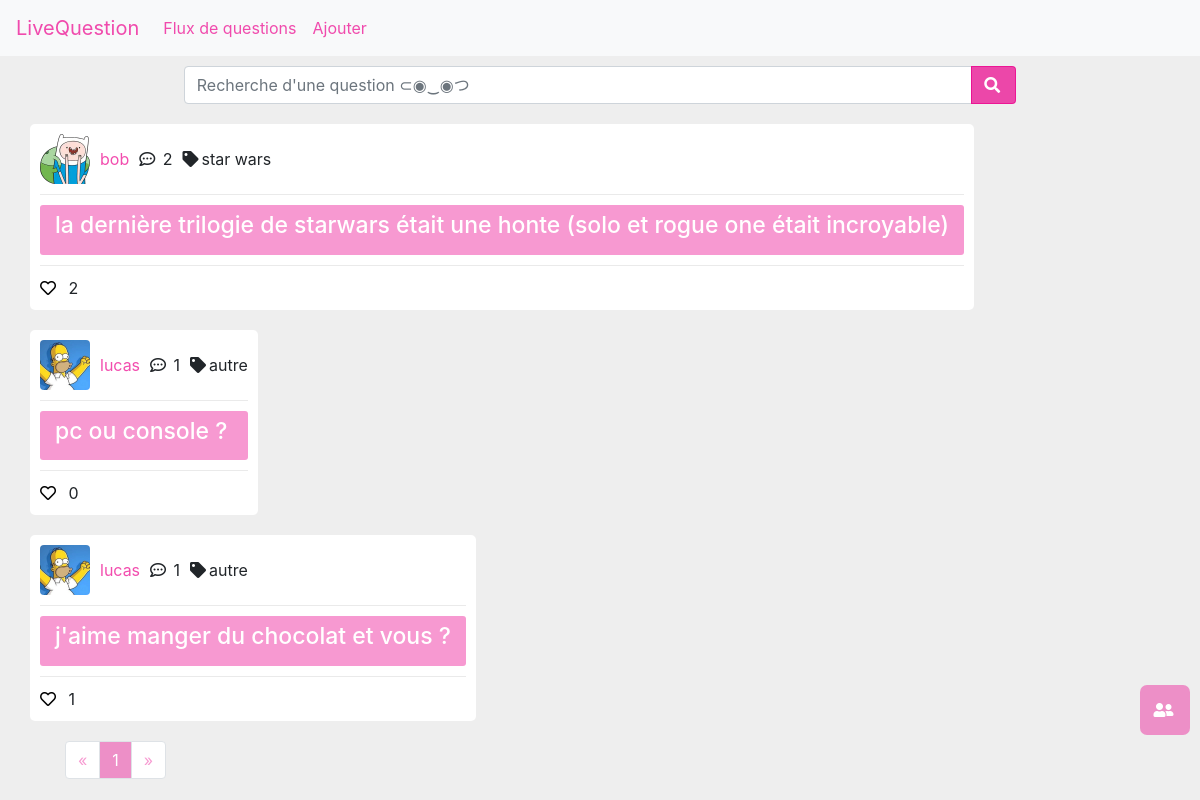
The app's page /home.php with its own data.
### tables this page shows
CREATE TABLE `profil` (
  `Id_profil` int(11) NOT NULL,
  `Pseudo_profil` varchar(255) NOT NULL,
  `Mail_profil` varchar(255) NOT NULL,
  `MotDePasse_profil` varchar(255) NOT NULL,
  `Genre_profil` varchar(50) NOT NULL,
  `#Id_role` int(11) NOT NULL,
  `avatar` varchar(255) NOT NULL DEFAULT 'default.jpg'
);

CREATE TABLE `question` (
  `Id_question` int(11) NOT NULL,
  `Titre_question` varchar(255) NOT NULL,
  `Date_creation_question` datetime DEFAULT NULL,
  `#Id_profil` int(11) DEFAULT NULL,
  `#Id_categorie` int(11) DEFAULT NULL,
  `unique_key` varchar(255) DEFAULT NULL,
  `Visible_question` varchar(535) NOT NULL
);

CREATE TABLE `categorie` (
  `Id_categorie` int(11) NOT NULL,
  `Libelle_categorie` varchar(255) NOT NULL
);

### home.php (called while the page is built)
<?php require_once('./require/header.php')?>
<?php require_once('./require/nav.php')?>
<?php require_once('./require/main.php');?>
<?php require_once('./require/footer.php')?>

### db/req_sql.php (called while the page is built, shortened)
<?php
    function recupNombreQuestions(){
        $connexion = connexionBdd();
        $requete = $connexion->prepare("SELECT COUNT(*) FROM `question` ORDER BY `Date_creation_question` DESC");
        $requete->execute();
        $questions = $requete->fetchAll(\PDO::FETCH_ASSOC);
        return $questions;
    }
    function recupQuestionsLimite($debut,$fin){
        $connexion = connexionBdd();
        $requete = $connexion->prepare("SELECT * FROM `question` ORDER BY `Date_creation_question` DESC LIMIT $debut,$fin");
        $requete->execute();
        $questions = $requete->fetchAll(\PDO::FETCH_ASSOC);
        return $questions;
    }
    function calculeReponseQuestion($info){
        $connexion = connexionBdd();
        $requete = $connexion->prepare('SELECT COUNT(*) FROM reponse WHERE `#Id_question` = :Id_question');
        $requete->bindParam(':Id_question', $idQuestion);
        $idQuestion = $info;
        $requete->execute();
        $nombreReponse = $requete->fetchAll(\PDO::FETCH_ASSOC);
        return $nombreReponse;
    }
    function recupProfils(){
        $connexion = connexionBdd();
        $requete = $connexion->prepare("SELECT * FROM `profil`");
        $requete->execute();
        $profils = $requete->fetchAll(\PDO::FETCH_ASSOC);
        return $profils;
    }
    function recupUneCateg($info){
        $connexion = connexionBdd();
        $requete = $connexion->prepare("SELECT * FROM `categorie` WHERE `Id_categorie` = :Id_categorie");
        $requete->bindParam('Id_categorie', $categorie);
        $categorie = $info;
        $requete->execute();
        $categories = $requete->fetchAll(\PDO::FETCH_ASSOC);
        return $categories;
    }
    function calculeVoteQuestion($info){
        $connexion = connexionBdd();
        $requete = $connexion->prepare('SELECT COUNT(*) FROM `vote` WHERE `#Id_question` = :Id_question');
        $requete->bindParam(':Id_question', $idQuestion);
        $requete->execute();
        $nombreVote = $requete->fetchAll(\PDO::FETCH_ASSOC);
        return $nombreVote;
    }
    function recupVoteQuestion($info,$id){
        $connexion = connexionBdd();
        $requete = $connexion->prepare('SELECT * FROM `vote` WHERE `#Id_question` = :Id_question AND `#Id_profil` = :Id_profil');
        $requete->bindParam(':Id_question', $idQuestion);
        $requete->bindParam(':Id_profil', $idProfil);
        $idQuestion = $info;
        $requete->execute();
        $votes = $requete->fetchAll(\PDO::FETCH_ASSOC);
        return $votes;
    }
        ?>

### affichage-question.php (the view, shortened to what this page needs)
<?php
    require_once('./db/req_sql.php');
    $profils = recupProfils();
    $questionParPage = 30;
    $nombreQuestion = recupNombreQuestions();
    $pagesTotales = ceil($nombreQuestion[0]['COUNT(*)']/$questionParPage);
    if(isset($_GET['page']) && !empty($_GET['page']) && $_GET['page'] > 0 && $_GET['page'] <= $pagesTotales) {
        $_GET['page'] = intval($_GET['page']);
        $pageCourante = $_GET['page'];
    } else {
        $pageCourante = 1;
    }
    $depart = ($pageCourante-1)*$questionParPage;
    $questions = recupQuestionsLimite($depart,$questionParPage);
?>
<section class="affichage-question">
    <div class="container">
        <form action="./traitement/traitement_recherche_question/affiche-after-search.php"  id="search-form" method="POST">
            <div class="input-group w-75 mx-auto search-question-bar">
                <input type="text" id="search" name="search" class="form-control" placeholder="Recherche d'une question ⊂◉‿◉つ" aria-label="recherche d'une question" aria-describedby="button-search">
                <div class="input-group-append">
                    <button class="btn btn-outline-secondary" type="submit" id="button-search"><i class="fas fa-search"></i></button>
                </div>
            </div>
        </form>
    </div>
    <div class="container search-answer-container">
        <?php
            foreach($questions as $question){
                if($question['Visible_question'] === 'all'){
                ?>
                    <div class="row">
                        <div class="question">
                            <div class="info-question">
                                <div class="heading-question">
                                <?php foreach($profils as $profil){?>
                                            <?php if($question['#Id_profil'] === $profil['Id_profil']){ ?>
                                                    <img src="./images/avatars/<?php echo $profil['avatar']?>" alt="<?php echo $profil['avatar']?>" class="rounded avatar-option">
                                                    <p>
                                                        <a href="profil-membre.php?
                                                            id=<?php echo $profil['Id_profil']?>">
                                                            <?php echo $profil['Pseudo_profil']?>
                                                        </a>
                                                    </p>
                                            <?php }?>
                                        <?php }?>
                                    <p><i class="far fa-comment-dots"></i>
                                        <?php
                                            $nombreReponse = calculeReponseQuestion($question['Id_question']);
                                            echo $nombreReponse[0]['COUNT(*)'];
                                        ?>
                                    </p>
                                    <?php $laCategorie = recupUneCateg($question['#Id_categorie']); ?>
                                    <p><i class="fas fa-tag"></i><?php echo $laCategorie[0]['Libelle_categorie']?></p>
                                </div>
                                <div class="divider"></div>
                                <div class="bubble">
                                    <div class="body-question">
                                        <div class="title-question">
                                        <h2 class="text-break"><a href="page-perso-question.php?
                                        id=<?php echo $question['Id_question']?>">
                                        <?php echo $question['Titre_question']?></a></h2>
                                        </div>
                                    </div>
                                </div>
                                <div class="divider"></div>
                                <div class="footer-question">
                                <?php
                                $couleurOn = " ";
                                $nombreVote = calculeVoteQuestion($question['Id_question']);
                                $leVote = recupVoteQuestion($question['Id_question'],$_SESSION['utilisateur']['id']);
                                if(isset($leVote) && !empty($leVote)){
                                    $leVote = $leVote[0]['Action_vote'];
                                    $couleurOn = "fas fa-heart like-on";
                                    $leVote = $leVote + 1;
                                }else{
                                    $leVote = 1;
                                }
                                ?>
                                    <button type="button" class="btn-like" href = "./traitement/like-fonction.php?vote=<?php echo $leVote?>&amp;id_question=<?php echo $question['Id_question']?>&amp;nbe=<?php echo $nombreVote[0]['COUNT(*)']?>">
                                        <i class="<?php
                                            if($leVote === 1){
                                                $couleurOn = "far fa-heart";
                                            }
                                            echo $couleurOn;
                                        ?>"></i>
                                    </button>
                                    <span><?php echo $nombreVote[0]['COUNT(*)']?></span>
                                </div>
                            </div>
                        </div>
                    </div>
                <?php
                }
            }
       ?>
    <?php if($nombreQuestion[0]['COUNT(*)'] !== '0'){?>
        <nav aria-label="Page navigation">
            <ul class="pagination">
                <li class="page-item">
                    <a class="page-link" href="home.php?page='<?php echo $pageCourante - 1 ?>'" aria-label="Previous">
                        <span aria-hidden="true">&laquo;</span>
                    </a>
                </li>
                <?php
                    for($i=1;$i<=$pagesTotales;$i++){
                        if($i === $pageCourante){
                ?>
                            <li class="page-item disabled"><a class="page-link link-already" href=""><?php echo $i ?></a></li>
                <?php
                        }else{
                ?>
                            <li class="page-item"><a class="page-link" href="home.php?page='<?php echo $i ?>'"><?php echo $i ?></a></li>
                <?php
                        }
                    }
                ?>
                <li class="page-item">
                    <a class="page-link" href="home.php?page='<?php echo $pageCourante + 1 ?>'" aria-label="Next">
                        <span aria-hidden="true">&raquo;</span>
                    </a>
                </li>
            </ul>
        </nav>
        <?php }?>
    </div>
</section>

### assets/style.css (style rules this page uses)
* { margin: 0; padding: 0; }
body { background-color:#7A7A7A1F!important; }
p { margin: 0!important; }
a { text-decoration: none!important; }
i { padding-right:3px ; }
.avatar-option { width: 50px; }
.divider { width: auto; height: 1px; background: #d4d4d47c; margin: 10px auto; }
.btn-like { text-decoration: none!important; border: none; background-color:transparent; }
.question { background-color:#FFFFFFFF; border-radius: 5px; margin-top:20px; padding: 10px; }
.question .info-question .heading-question { display: flex; align-items: center; }
.question .info-question .heading-question a { color:#EC008CB3!important; }
.title-question a { color:#FFFFFFFF!important; }
.heading-question p:nth-child(2),.heading-question p:nth-child(3),.heading-question p:nth-child(4) { padding-left: 10px; }
.bubble { background:#EC008C66; color:#FFFFFFFF; padding:7px 15px; border-radius:3px; }
.bubble .body-question .title-question h2 { font-size: 23px; }
.footer-question span { padding-left:5px ; }
.pagination { margin: 20px!important; }
.pagination .page-item a { color:#EC008C66!important; }
.pagination .disabled a { color: #FFF!important; }
.link-already { background-color:#EC008C66!important; color: #FFF!important; }
.search-question-bar { margin-top: 10px; }
.search-question-bar .btn-outline-secondary { border-color: #EC008CB3!important; }
.form-control { color:#EC008CB3!important; }
.btn { background:#EC008CB3!important; color:#FFFFFFFF!important; }
.input-group { display: flex; align-items: center; justify-content: flex-start; }

### records on screen
question: COUNT "2", value "star wars", Titre_question "la dernière trilogie de starwars était une honte (solo et rogue one était incroyable)"
profil: avatar (picture), Pseudo_profil "bob"
question: COUNT "1", value "autre", Titre_question "pc ou console ?", COUNT "0"
profil: avatar (picture), Pseudo_profil "lucas"
question: COUNT "1", value "autre", Titre_question "j'aime manger du chocolat et vous ?"
